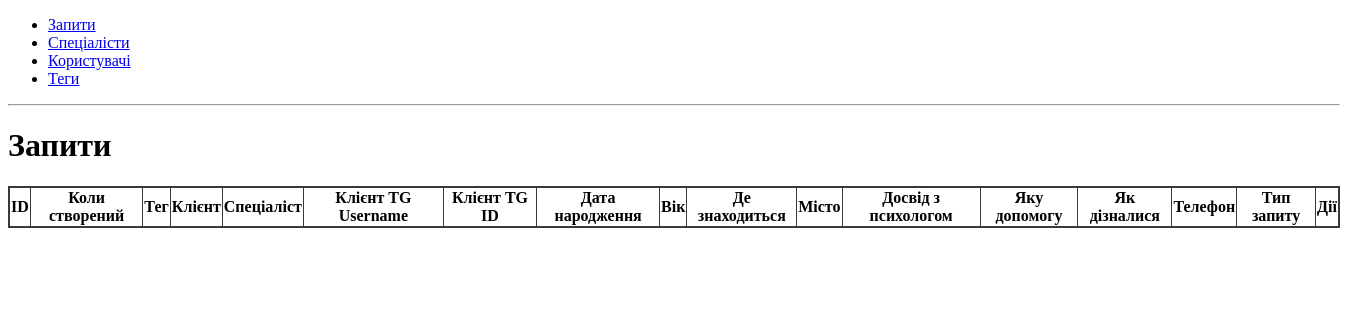
The app's page /requests/, older data.
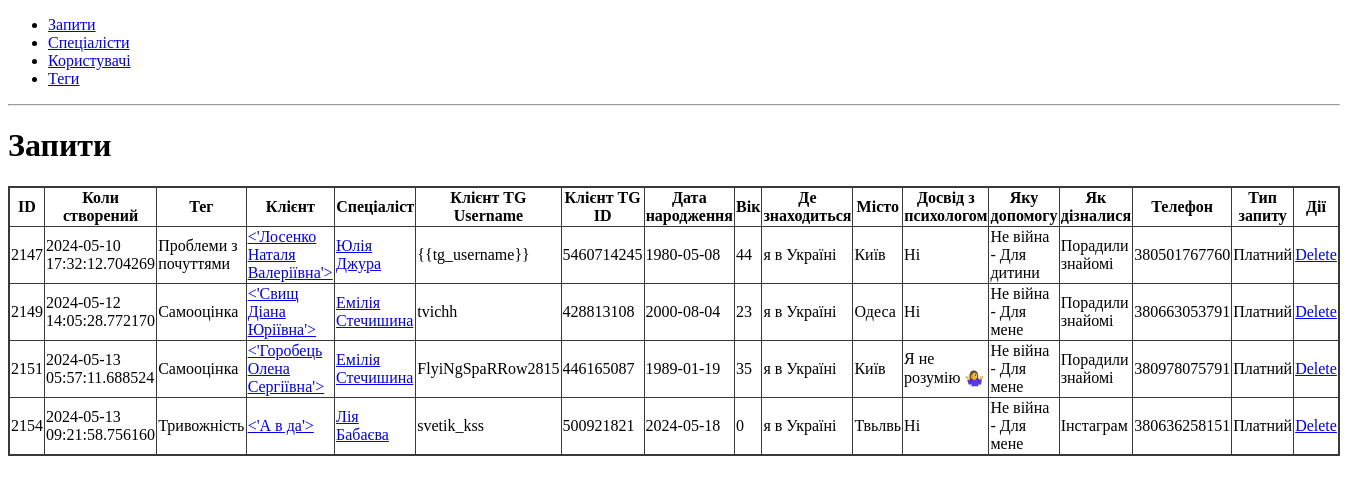
The same page, newer data.
### app/requests/models.py (models this page shows, shortened)
class Request(db.Model):
    id = db.Column(db.Integer, primary_key=True)
    created_date = db.Column(db.DateTime, nullable=False)
    user_full_name = db.Column(db.String(80), nullable=False)
    user_username = db.Column(db.String(80))
    user_telegram_id = db.Column(db.Integer)
    user_birthdate = db.Column(db.Date, nullable=False)
    user_where_is = db.Column(db.String(80), nullable=False)
    user_where_is_city = db.Column(db.String(80), nullable=False)
    user_worked_with_psychologist_before = db.Column(db.String(80), nullable=False)
    help_type = db.Column(db.String(80), nullable=False)
    user_how_known = db.Column(db.String(80), nullable=False)
    user_phone = db.Column(db.Integer, nullable=False)
    request_type = db.Column(db.String(80), nullable=False)
    tag_id = db.Column(db.Integer, db.ForeignKey("tag.id"), nullable=False)
    tag = db.relationship("Tag", backref="requests")
    user_id = db.Column(db.Integer, db.ForeignKey("user.id"), nullable=False)
    user = db.relationship("User", backref="requests")
    specialist_id = db.Column(db.Integer, db.ForeignKey("specialist.id"), nullable=True)
    specialist = db.relationship("Specialist", backref="requests")

### app/tags/models.py (models this page shows, shortened)
class Tag(db.Model):
    __tablename__ = "tag"
    id = db.Column(db.Integer, primary_key=True)
    name = db.Column(db.String(255), unique=True, nullable=False)
    specialists = db.relationship("Specialist", secondary="specialist_tag", back_populates="tags")
    def __repr__(self) -> str:
        return f"{self.name}"

### app/users/models.py (models this page shows, shortened)
class User(db.Model):
    id = db.Column(db.Integer, primary_key=True)
    name = db.Column(db.String(80), unique=True, nullable=False)
    username = db.Column(db.String(80), unique=True)
    telegram_id = db.Column(db.Integer, unique=True)
    birthdate = db.Column(db.Date, nullable=False)
    where_is = db.Column(db.String(80), nullable=False)
    where_is_city = db.Column(db.String(80), nullable=False)
    worked_with_psychologist_before = db.Column(db.String(80), nullable=False)
    phone = db.Column(db.String(80), nullable=False)
    how_known = db.Column(db.String(80), nullable=False)
    age = db.Column(db.Integer)
    def __repr__(self):
        return '<%r>' % self.name

### app/specialists/models.py (models this page shows, shortened)
class Specialist(db.Model):
    __tablename__ = "specialist"
    id = db.Column(db.Integer, primary_key=True)
    name = db.Column(db.String(255), unique=True, nullable=False)
    description = db.Column(db.String(255))
    cv = db.Column(db.String(255))
    phone = db.Column(db.String(255))
    tags = db.relationship("Tag", secondary=specialist_tag, back_populates="specialists")
    telegram_username = db.Column(db.String(255))
    def __repr__(self) -> str:
        return f"{self.name}"

### app/requests/routes.py (the view)
@bp.route("/", methods=["GET", "POST"])
def requests():
    return render_template("requests.html", requests = Request.query.all())

### app/requests/templates/requests.html
{% extends 'base.html' %}
{% block content %}
<h1>Запити</h1>
{% include 'requests_table.html' %}
{% endblock %}

### app/requests/templates/requests_table.html
<table id="requests">
    <thead>
        <tr>
            <th>ID</th>
            <th>Коли створений</th>
            <th>Тег</th>
            <th>Клієнт</th>
            <th>Спеціаліст</th>
            <th>Клієнт TG Username</th>
            <th>Клієнт TG ID</th>
            <th>Дата народження</th>
            <th>Вік</th>
            <th>Де знаходиться</th>
            <th>Місто</th>
            <th>Досвід з психологом</th>
            <th>Яку допомогу</th>
            <th>Як дізналися</th>
            <th>Телефон</th>
            <th>Тип запиту</th>
            <th>Дії</th>
        </tr>
    </thead>
    <tbody>
        {% for request in requests %}
        <tr>
            <td>{{ request.id }}</td>
            <td>{{ request.created_date }}</td>
            <td>{{ request.tag }}</td>
            <td><a href="{{ url_for('users.user_card', user_id=request.user_id) }}">{{ request.user }}</a></td>
            <td>
                {% if request.specialist %}
                <a href="{{ url_for('specialists.specialist_card', specialist_id=request.specialist_id) }}">{{ request.specialist }}</a>
                {% else %}
                Спеціаліст не вибраний
                {% endif %}
            </td>
            <td>{{ request.user_username }}</td>
            <td>{{ request.user_telegram_id }}</td>
            <td>{{ request.user_birthdate }}</td>
            <td>{{ request.user.age }}</td>
            <td>{{ request.user_where_is }}</td>
            <td>{{ request.user_where_is_city }}</td>
            <td>{{ request.user_worked_with_psychologist_before }}</td>
            <td>{{ request.help_type }}</td>
            <td>{{ request.user_how_known }}</td>
            <td>{{ request.user_phone }}</td>
            <td>{{ request.request_type }}</td>
            <td>
                <a href="{{ url_for('requests.delete_request', request_id=request.id) }}">Delete</a>
            </td>
        </tr>
        {% endfor %}
    </tbody>
</table>

Row changes from the older to the newer data that the page shows:
added Request: id "2147", created_date "2024-05-10 17:32:12.704269", tag "Проблеми з почуттями", user "<'Лосенко Наталя Валеріївна'>", specialist "Юлія Джура", user_username "{{tg_username}}", user_telegram_id "5460714245", user_birthdate "1980-05-08", user.age "44", user_where_is "я в Україні", user_where_is_city "Київ", user_worked_with_psychologist_before "Ні", help_type "Не війна - Для дитини", user_how_known "Порадили знайомі", user_phone "380501767760", request_type "Платний"
added Request: id "2149", created_date "2024-05-12 14:05:28.772170", tag "Самооцінка", user "<'Свищ Діана Юріївна'>", specialist "Емілія Стечишина", user_username "tvichh", user_telegram_id "428813108", user_birthdate "2000-08-04", user.age "23", user_where_is "я в Україні", user_where_is_city "Одеса", user_worked_with_psychologist_before "Ні", help_type "Не війна - Для мене", user_how_known "Порадили знайомі", user_phone "380663053791", request_type "Платний"
added Request: id "2151", created_date "2024-05-13 05:57:11.688524", tag "Самооцінка", user "<'Горобець Олена Сергіївна'>", specialist "Емілія Стечишина", user_username "FlyiNgSpaRRow2815", user_telegram_id "446165087", user_birthdate "1989-01-19", user.age "35", user_where_is "я в Україні", user_where_is_city "Київ", user_worked_with_psychologist_before "Я не розумію 🤷‍♀️", help_type "Не війна - Для мене", user_how_known "Порадили знайомі", user_phone "380978075791", request_type "Платний"
added Request: id "2154", created_date "2024-05-13 09:21:58.756160", tag "Тривожність", user "<'А в да'>", specialist "Лія Бабаєва", user_username "svetik_kss", user_telegram_id "500921821", user_birthdate "2024-05-18", user.age "0", user_where_is "я в Україні", user_where_is_city "Твьлвь", user_worked_with_psychologist_before "Ні", help_type "Не війна - Для мене", user_how_known "Інстаграм", user_phone "380636258151", request_type "Платний"
